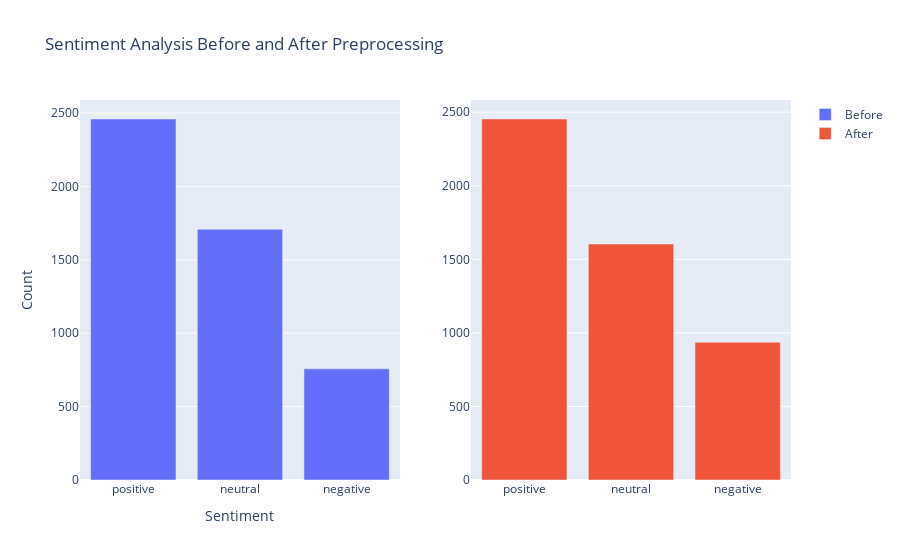

The cell this chart's notebook holds for it:
### Code cell
# Create the first countplot
trace1 = go.Bar(x=tweets_before['Analysis'].value_counts().index,
                y=tweets_before['Analysis'].value_counts().values,
                name='Before')

# Create the second countplot
trace2 = go.Bar(x=tweets_after['Analysis'].value_counts().index,
                y=tweets_after['Analysis'].value_counts().values,
                name='After')

# Create a subplot with two columns
fig = sp.make_subplots(rows=1, cols=2)

# Add the first countplot to the first column
fig.add_trace(trace1, row=1, col=1)

# Add the second countplot to the second column
fig.add_trace(trace2, row=1, col=2)

# Update the layout of the figure
fig.update_layout(title='Sentiment Analysis Before and After Preprocessing',
                  xaxis=dict(title='Sentiment'),
                  yaxis=dict(title='Count'))

# Show the plot
fig.show()

### Figure 1 — Plotly figure (JSON) as saved in the notebook; plotly's stock layout.template omitted (floating-point values rounded to 4 significant figures)
{"data": [{"name": "Before", "type": "bar", "x": ["positive", "neutral", "negative"], "xaxis": "x", "y": [2459, 1708, 757], "yaxis": "y"}, {"name": "After", "type": "bar", "x": ["positive", "neutral", "negative"], "xaxis": "x2", "y": [2454, 1604, 936], "yaxis": "y2"}], "layout": {"title": {"text": "Sentiment Analysis Before and After Preprocessing"}, "xaxis": {"anchor": "y", "domain": [0, 0.45], "title": {"text": "Sentiment"}}, "xaxis2": {"anchor": "y2", "domain": [0.55, 1]}, "yaxis": {"anchor": "x", "domain": [0, 1], "title": {"text": "Count"}}, "yaxis2": {"anchor": "x2", "domain": [0, 1]}}}
